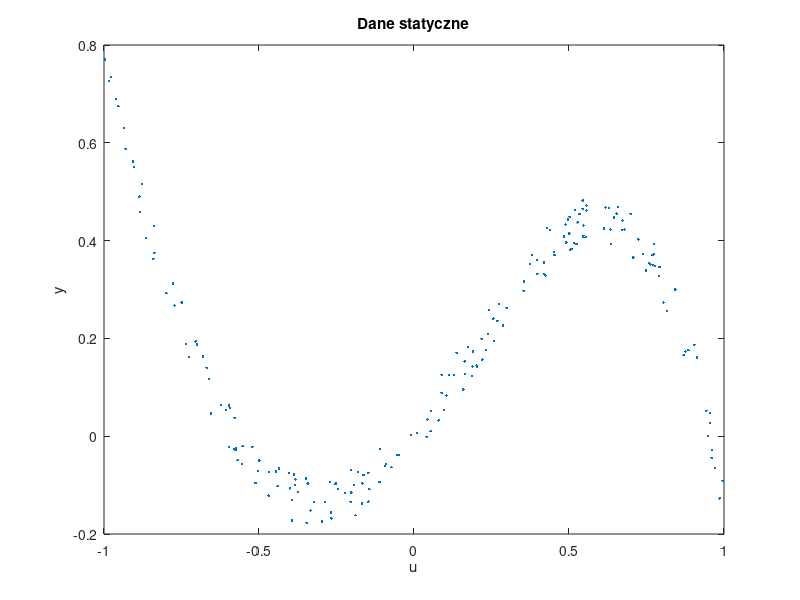
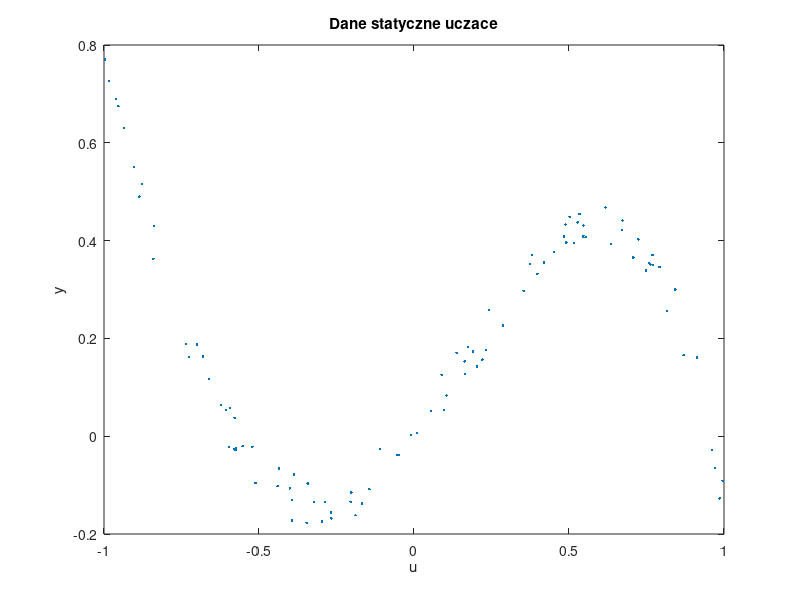
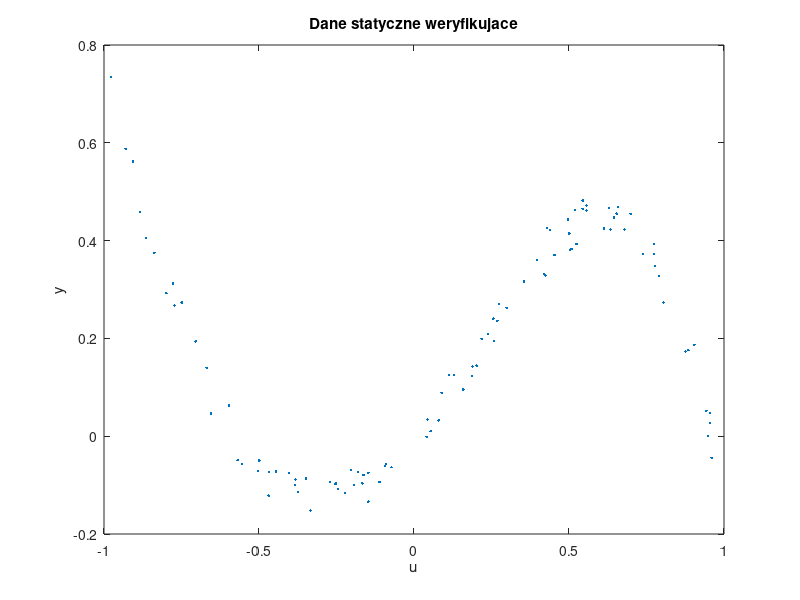
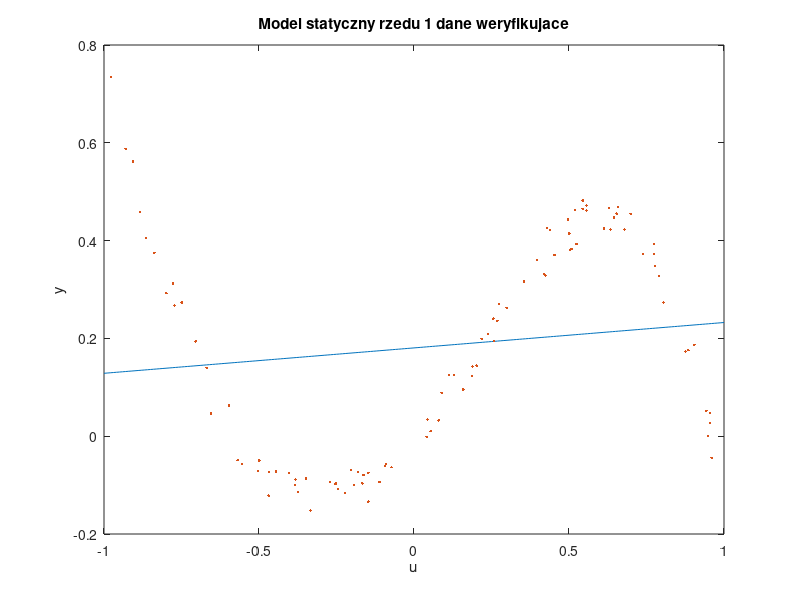

Reproduce these figures in MATLAB, in order.
function dane_statyczne()
    %rysowanie danych statycznych
    ds = dlmread('danestat33.txt');
    plot(ds(1:200, 1), ds(1:200, 2), '.');
    title('Dane statyczne');
    xlabel('u');
    ylabel('y');
    print('-dpng', 'dane_statyczne.png');
    
    %dzielenie na zbior weryfikujacy i uczacy
    dane_uczace = zeros(100, 2);
    dane_weryf = zeros(100, 2);
    for i = 1:100
        dane_uczace(i, 1:2) = ds(i*2-1, 1:2);
        dane_weryf(i, 1:2) = ds(i*2, 1:2);
    end
    
    %rysowanie zbioru uczacego i weryfikujacego
    plot(dane_uczace(1:100, 1), dane_uczace(1:100, 2), '.');
    title('Dane statyczne uczace');
    xlabel('u');
    ylabel('y');
    print('-dpng', 'dane_statyczne_uczace.png');
    plot(dane_weryf(1:100, 1), dane_weryf(1:100, 2), '.');
    title('Dane statyczne weryfikujace');
    xlabel('u');
    ylabel('y');
    print('-dpng', 'dane_statyczne_weryf.png');
    
    for i = 1:7
        w = regresja(dane_weryf, dane_uczace, i);
        bu = blad(dane_uczace, w);
        bw = blad(dane_weryf, w);
        disp('wspolczynniki wielomianu');
        disp(w);
        disp(['blad dane uczace', num2str(bu)]);
        disp(['blad dane weryf', num2str(bw)]);
    end
end

function result = wielomian(w, x)
    y = 0;
    for j = 1:numel(w)
        y = y + w(j)*power(x, numel(w)-j);
    end
    result = y;
end

function result = blad(dane, w)
    result = 0;
    for i = 1:100
        result = power(dane(i, 2)-wielomian(w, dane(i, 1)), 2);
    end
end
    
function w = regresja(dane_weryf, dane_uczace, p)
    disp(['obliczanie regresji dla wielomianu stopnia ', num2str(p)])
    y = dane_uczace(1:100, 2);
    m = ones(100, p+1);
    for i = 1:p+1
        for j = 1:100
            m(j, i) = power(dane_uczace(j, 1), p-i+1);
        end
    end
    w = m\y;

    x_reg = -1:0.01:1;
    y_reg = x_reg;
    for i = 1:201
        y_reg(i) = wielomian(w, x_reg(i));
    end
    
    plot(x_reg, y_reg);
    hold on;
    plot(dane_weryf(1:100, 1), dane_weryf(1:100, 2), '.');
    title(['Model statyczny rzedu ' num2str(p) ' dane weryfikujace']);
    xlabel('u');
    ylabel('y');
    print('-dpng', ['dane_statyczne_model_rzedu_' num2str(p) '_weryf.png']);
    hold off;
    
    plot(x_reg, y_reg);
    hold on;
    plot(dane_uczace(1:100, 1), dane_uczace(1:100, 2), '.');
    title(['Model statyczny rzedu ' num2str(p) ' dane uczace']);
    xlabel('u');
    ylabel('y');
    print('-dpng', ['dane_statyczne_model_rzedu_' num2str(p) '_uczace.png']);
    hold off;
end